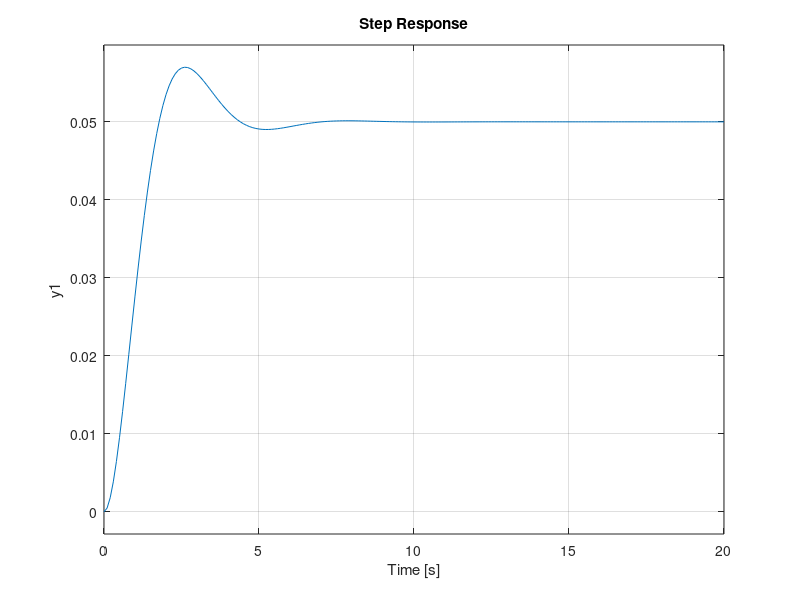

The MATLAB script that drew this image:
% Clear
clear
clc
close all

%% Define Transfer Function
% Mechanical Translational System (Mass, Spring, Damper)
% G(s) = 1 / s^2 + s + 1

M = 10;
B = 15;
k = 20;

G_num = [1];
G_den = [M B k];
G = tf(G_num,G_den)

% step response
step(G,0:0.1:20)
